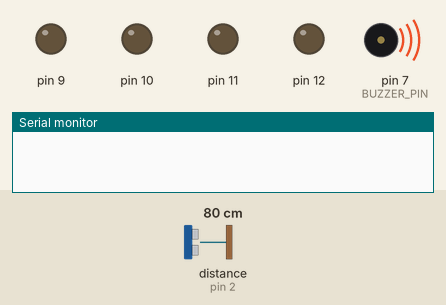
Simulated run of this program. Board: Arduino Uno, built with avr-gcc and run on an emulated ATmega328P. Parts: output pins drawn as LEDs (lit = HIGH), buzzer (waves = sounding), the last lines printed to the serial monitor. Wiring (inferred from the names in the program): ultrasonic range finder: trigger pin 3; echo pin 2. The test bench sets the inputs (shaded band); at power-on: distance to the obstacle (sensor on pin 2) 80 cm. The echo pulse lasts 58.3 µs per cm; pins used as bus, display or sensor lines are not drawn.

Above: at 0.1 s.
At 1.8 s:
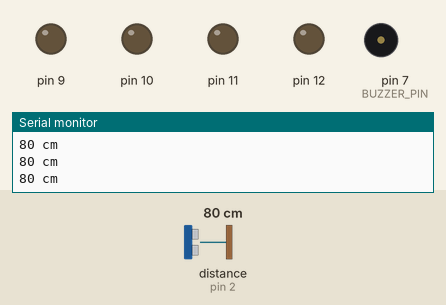
1.9 s: distance to the obstacle (sensor on pin 2) set to 56 cm
3.4 s: distance to the obstacle (sensor on pin 2) set to 47 cm
At 3.8 s:
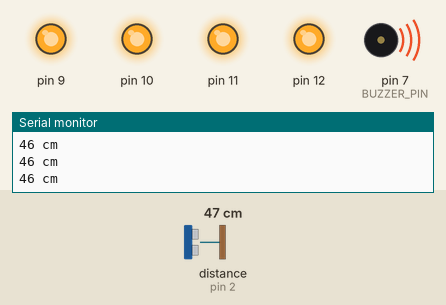
Timing chart, 0 to 6.4 s (numbered marks = the images above; inputs shaded):
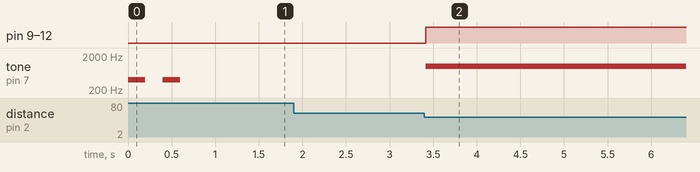

The program:

main.cpp
```cpp
#include <Arduino.h>
#include <utils/time_to_length.h>
#include <utils/startup_beep.h>
#include <core/trigger_alarm.h>

#define SENSOR_TRIG_PIN 3
#define SENSOR_ECHO_PIN 2
#define BUZZER_PIN 7
#define TRIGGER_DISTANCE 50
#define LEDS_FROM_RANGE 9
#define LEDS_TO_RANGE 12

void setup() {
  for (int i = LEDS_FROM_RANGE; i <= LEDS_TO_RANGE; i++) {
    pinMode(i, OUTPUT);
  }

  pinMode(BUZZER_PIN, OUTPUT);

  invokeStartupBeep(BUZZER_PIN);

  Serial.begin (9600);

  pinMode(SENSOR_TRIG_PIN, OUTPUT);
  pinMode(SENSOR_ECHO_PIN, INPUT);
}

int duration, distance;

void loop() {

  digitalWrite(SENSOR_TRIG_PIN, LOW);
  delayMicroseconds(2);
  digitalWrite(SENSOR_TRIG_PIN, HIGH);
  delayMicroseconds(10);
  digitalWrite(SENSOR_TRIG_PIN, LOW);

  duration = pulseIn(SENSOR_ECHO_PIN, HIGH);
  distance = convertTimeToLength(duration);

  Serial.print(distance);
  Serial.println(" cm");

  if (distance > 0 && distance < TRIGGER_DISTANCE) {
    triggerAlarm(LEDS_FROM_RANGE, LEDS_TO_RANGE, BUZZER_PIN);
  }
  delay(5);
}
```

trigger_alarm.cpp
```cpp
#include <Arduino.h>

void triggerAlarm(unsigned int ledsFromRange, unsigned int ledsToRange, unsigned int buzzerPin) {
  for (int i = ledsFromRange; i <= ledsToRange; i++) {
    digitalWrite(i, HIGH);
  }
  tone(buzzerPin, 1000);
};
```

trigger_alarm.h
```cpp
void triggerAlarm(
  unsigned int ledsFromRange,
  unsigned int ledsToRange,
  unsigned int buzzerPin
);
```

startup_beep.cpp
```cpp
#include <Arduino.h>

void invokeStartupBeep(unsigned int buzzerPin) {
    tone(buzzerPin, 400);
    delay(200);
    noTone(buzzerPin);
    delay(200);
    tone(buzzerPin, 400);
    delay(200);
    noTone(buzzerPin);
}
```

startup_beep.h
```cpp
void invokeStartupBeep(unsigned int buzzerPin);
```

time_to_length.cpp
```cpp
int convertTimeToLength(int duration) {
    return (duration / 58);
}
```

time_to_length.h
```cpp
int convertTimeToLength(int duration);
```

Measured:
- the behaviour switches between 51 and 50 cm on distance to the obstacle (sensor on pin 2) (found by bisection; images 1 and 2)
- after the input at 3.4 s, pin 9–12: LOW → HIGH at once; tone on pin 7 (BUZZER_PIN): silent → 1000 Hz at once
